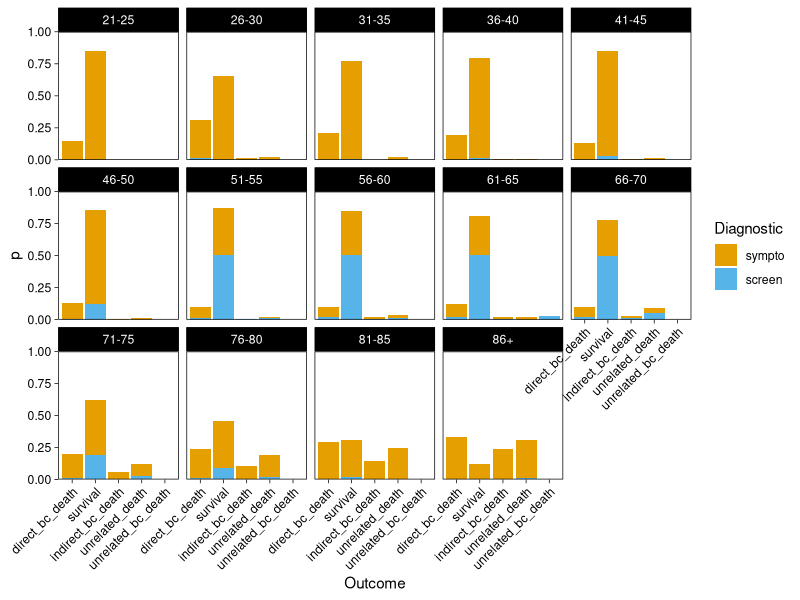
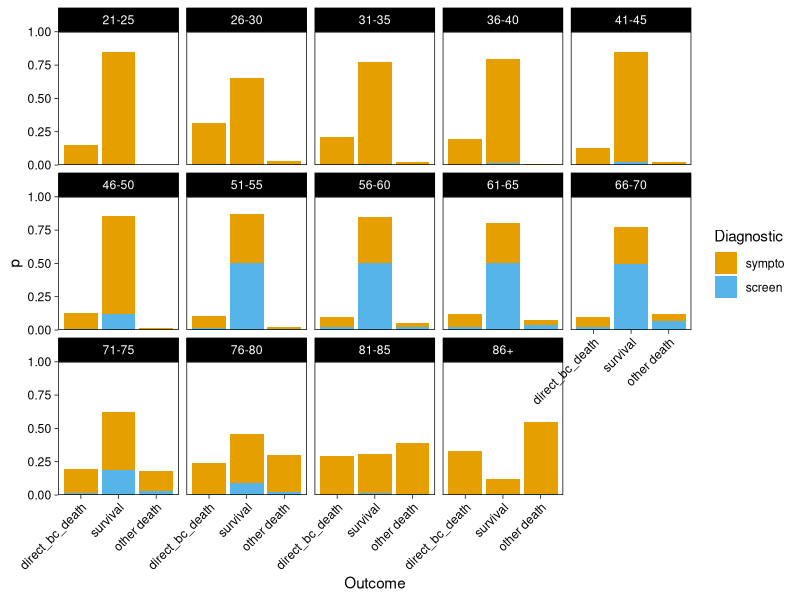
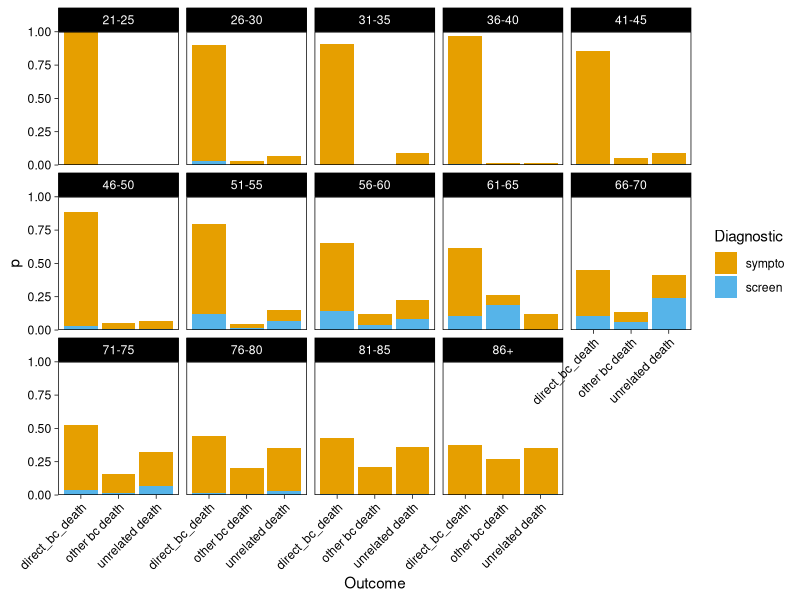
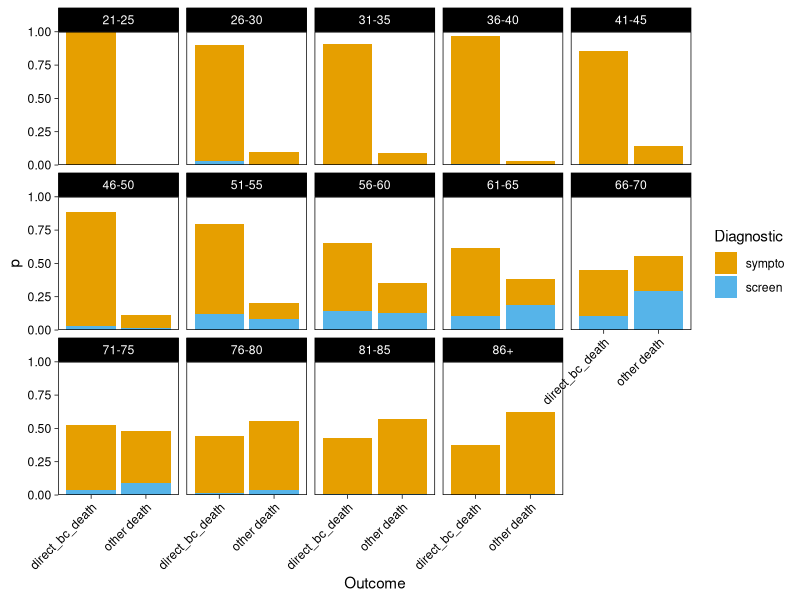
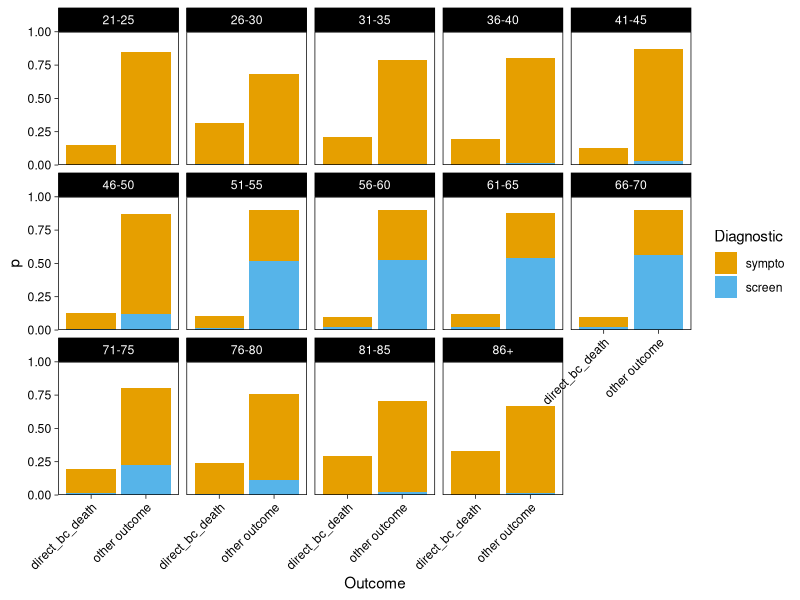
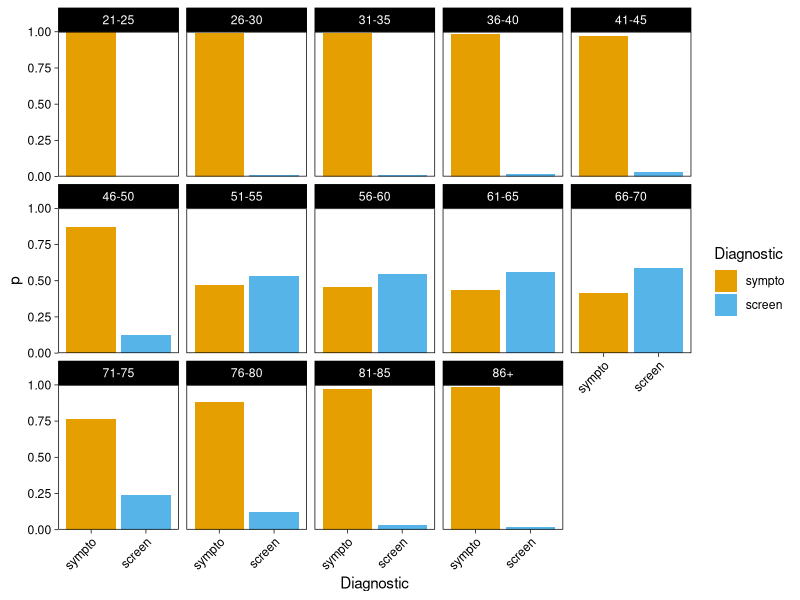
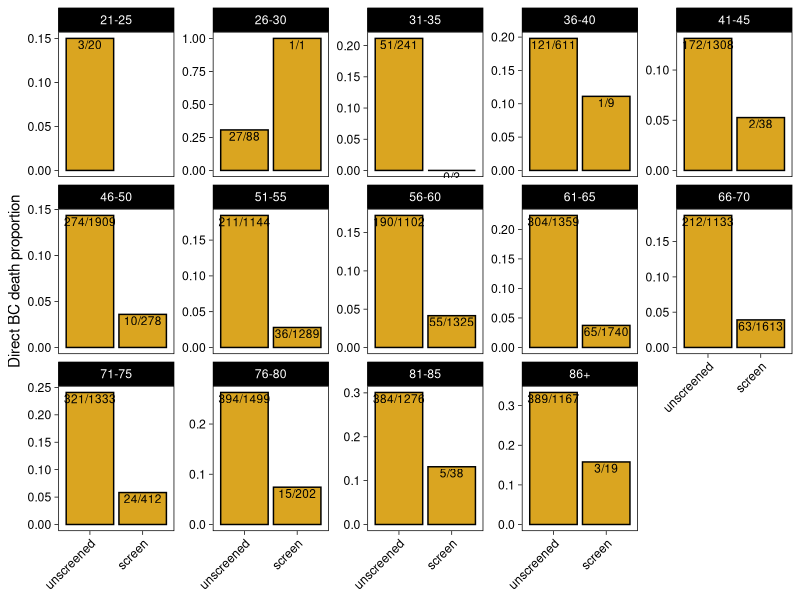
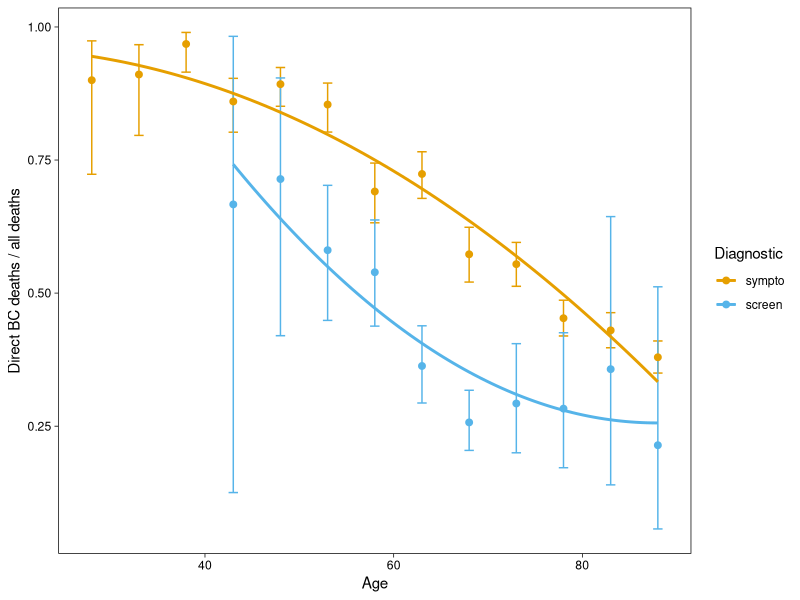

Reproduce these figures in R, in order.
## ---- chunk 1
knitr::opts_chunk$set(echo = FALSE, cache=TRUE)
library(tidyverse)
cbPalette <- c("#E69F00", "#56B4E9", "#009E73", "#F0E442", "#0072B2", "#D55E00", "#CC79A7")
## ---- chunk 2
dat <- read_tsv("surv.txt", col_types = cols()) %>% 
  rename(Diagnostic = "Diagnostic route") %>% 
  mutate(Outcome = tolower(Outcome)) %>% 
  filter(Diagnostic != "other" & Age != "16-20") %>% 
  mutate_at(vars(Outcome, Diagnostic, Age), as_factor)

sdat <- dat %>% group_by(Outcome, Diagnostic, Age) %>%
  tally %>%
  ungroup %>% 
  separate(Age, c("start", "end"), remove=FALSE) %>% 
  mutate(end = ifelse(end == "", "90", end)) %>% 
  mutate_at(vars(start, end), as.numeric) %>% 
  mutate(Midage = (start + end)/2) %>% 
  select(-start, -end)
## ---- chunk 3
plotData <- function(d, what="Outcome") {
 d %>% 
  group_by(Age) %>% 
  mutate(p = n / sum(n)) %>% 
  ungroup %>% 
ggplot(aes_string(x=what, y="p")) +
  theme_linedraw() +
  geom_col(aes(fill=Diagnostic)) +
  facet_wrap(~Age, ncol=5) +
  scale_fill_manual(values = cbPalette) +
  theme(axis.text.x = element_text(angle=45, hjust=1), panel.grid = element_blank()) +
  scale_y_continuous(expand=c(0,0), limits=c(0,1))
}
## ---- chunk 4
sdat %>% 
  plotData
## ---- chunk 5
sdat %>% 
  mutate(Outcome = recode(Outcome,
                          "indirect_bc_death" = "other death",
                          "unrelated_bc_death" = "other death",
                          "unrelated_death" = "other death")) %>% 
  plotData
## ---- chunk 6
sdat %>% 
  filter(Outcome != "survival") %>% 
  mutate(Outcome = recode(Outcome,
                          "indirect_bc_death" = "other bc death",
                          "unrelated_bc_death" = "other bc death",
                          "unrelated_death" = "unrelated death")) %>% 
  plotData
## ---- chunk 7
sdat %>% 
  filter(Outcome != "survival") %>% 
  mutate(Outcome = recode(Outcome,
                          "indirect_bc_death" = "other death",
                          "unrelated_bc_death" = "other death",
                          "unrelated_death" = "other death")) %>% 
  plotData
## ---- chunk 8
sdat %>% 
  mutate(Outcome = recode(Outcome,
                          "indirect_bc_death" = "other outcome",
                          "unrelated_bc_death" = "other outcome",
                          "unrelated_death" = "other outcome",
                          "survival" = "other outcome")) %>% 
  plotData
## ---- chunk 9
sdat %>% 
  plotData(what = "Diagnostic")
## ---- chunk 10
plotScreen <- function(d) {
  d %>% 
    group_by(Age, Outcome) %>% 
    summarise(s = sum(n[Diagnostic == "screen"]), tot = sum(n), p = s / tot) %>% 
    ungroup %>% 
ggplot(aes(x=Outcome, y=p)) +
  theme_linedraw() +
  geom_col() +
  facet_wrap(~Age, ncol=5, scales = "free_y") +
  scale_fill_manual(values = cbPalette) +
  theme(axis.text.x = element_text(angle=45, hjust=1), panel.grid = element_blank()) +
    labs(x=NULL, y="Screen proportion")
}
## ---- chunk 11
plotDeath <- function(d) {
  d %>% 
    mutate(Diagnostic = recode(Diagnostic, "sympto" = "unscreened", "other" = "unscreened")) %>% 
    group_by(Age, Diagnostic) %>% 
    summarise(s = sum(n[Outcome == "direct_bc_death"]), tot = sum(n), f = tot - s, p = s / tot) %>%     mutate(lab = paste0(s, "/", tot)) %>% 
    ungroup %>% 
  ggplot(aes(x=Diagnostic, y=p)) +
    theme_linedraw() +
    geom_col(fill="goldenrod", colour="black") +
    facet_wrap(~Age, ncol=5, scales = "free_y") +
    scale_fill_manual(values = cbPalette) +
    theme(axis.text.x = element_text(angle=45, hjust=1), panel.grid = element_blank()) +
    labs(x=NULL, y="Direct BC death proportion") +
    geom_text(aes(label = lab), vjust=1.2, size=3)
}
## ---- chunk 12
sdat %>% 
  plotDeath
## ---- chunk 13
findOutcomeProportion <- function(d, value, others) {
  ds <- d %>% 
    group_by(Diagnostic, Age) %>% 
    summarise(s = sum(n[Outcome == value]), f = sum(n[Outcome %in% others]), n = s + f,  p = s / n, Midage = Midage[1]) %>%
    filter(s > 0 & f > 0) %>% 
    ungroup
  
  properr <- ds %>%
    mutate(row = row_number()) %>% 
    group_by(row) %>%
    do({
      ci <- prop.test(.$s, .$n)$conf.int
      tibble(p_lo = ci[1], p_up = ci[2])
    }) %>% 
    ungroup
  
  bind_cols(ds, select(properr, p_lo, p_up))
}

plotOutcomeProportion <- function(d, value, others, ylab=NULL) {
  if(is.null(ylab)) ylab <- paste(value, "proportion")
  d %>% 
    findOutcomeProportion(value, others) %>% 
  ggplot(aes(x=Midage, y=p, group=Diagnostic, colour = Diagnostic)) +
    theme_linedraw() +
    theme(panel.grid = element_blank()) +
    geom_errorbar(aes(x=Midage, ymin=p_lo, ymax=p_up, colour=Diagnostic), width=1) +
    geom_point(size=2) +
    labs(x = "Age", y = ylab) +
    geom_smooth(method="lm", formula=y ~ poly(x, 2), se=FALSE) +
    scale_colour_manual(values = cbPalette)
}
## ---- chunk 14
plotOutcomeProportion(sdat, value = "direct_bc_death", others = c("indirect_bc_death", "unrelated_death", "unrelated_bc_death"), ylab = "Direct BC deaths / all deaths")   

plotOutcomeProportion(sdat, value = "unrelated_death", others = c("indirect_bc_death", "direct_bc_death", "unrelated_bc_death"), ylab = "Unrelated deaths / all deaths")

plotOutcomeProportion(sdat, value = "direct_bc_death", others = c("indirect_bc_death", "unrelated_death", "unrelated_bc_death", "survival"), ylab = "Direct BC deaths / all outcomes")  

plotOutcomeProportion(sdat, value = "unrelated_death", others = c("indirect_bc_death", "direct_bc_death", "unrelated_bc_death", "survival"), ylab = "Unrelated deaths / all outcomes")

